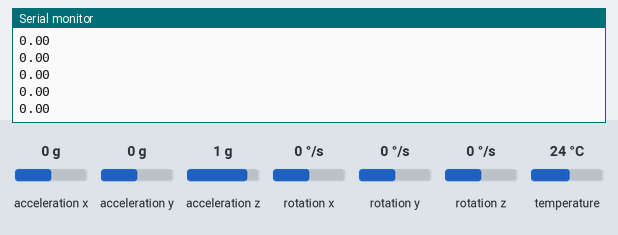
The sketch below on a simulated ESP32. On the bench: the last lines printed to the serial monitor. The test bench sets the inputs (shaded band); at power-on: acceleration x 0 g, acceleration y 0 g, acceleration z 1 g, rotation x 0 °/s, rotation y 0 °/s, rotation z 0 °/s, temperature 24 °C.

Above: at 1.2 s.
1.3 s: acceleration x set to -1.4 g
At 1.36 s:
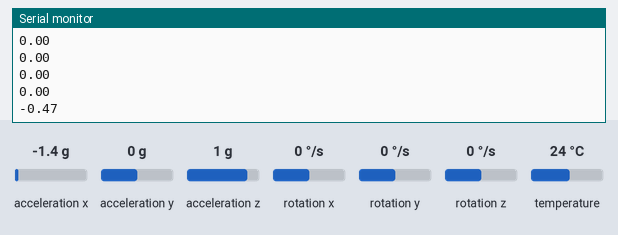
2.8 s: acceleration y set to -1.4 g
At 2.81 s:
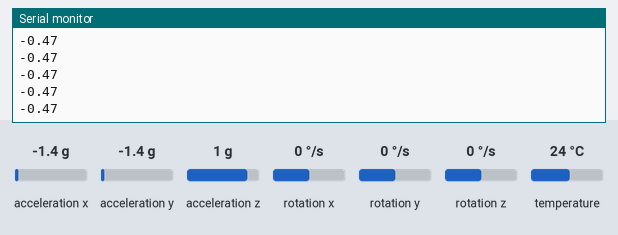
4.3 s: acceleration x set to -0.8 g
At 4.32 s:
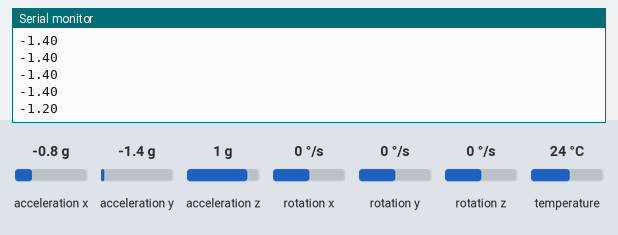
Timing chart, 0 to 7.3 s (numbered marks = the images above; inputs shaded):
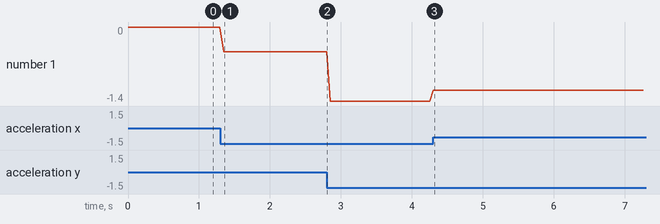

Measured:
- after the input at 1.3 s, the serial monitor: prints a new line after 0.05 s (image 1)
- after the input at 4.3 s, the serial monitor: prints a new line at once (image 3)
- plotted number 1: 0 → -0.47 after the input at 1.3 s, -0.47 → -1.4 after the input at 2.8 s, -1.4 → -1.2 after the input at 4.3 s

The sketch:

imu.ino
```cpp
#include <Wire.h>
#include <MPU6050.h>

#define SDA_PIN 21
#define SCL_PIN 22

MPU6050 mpu;

void setup() {
  Serial.begin(115200);
  Wire.begin(SDA_PIN, SCL_PIN);

  Serial.println("Iniciando MPU6050...");
  mpu.initialize();

  if (mpu.testConnection()) {
    Serial.println("MPU6050 conectado correctamente ✓");
  } else {
    Serial.println("ERROR: No se detecta el MPU6050, revisa el cableado");
    while (true); // Detener si no hay conexión
  }
}

void loop() {
  int16_t ax, ay, az;  // Acelerómetro crudo
  int16_t gx, gy, gz;  // Giroscopio crudo

  mpu.getMotion6(&ax, &ay, &az, &gx, &gy, &gz);

  // Convertir a unidades reales
  float accelX = ax / 16384.0;  // ±2g por defecto → 16384 LSB/g
  float accelY = ay / 16384.0;
  float accelZ = az / 16384.0;

  float gyroX = gx / 131.0;    // ±250°/s por defecto → 131 LSB/°/s
  float gyroY = gy / 131.0;
  float gyroZ = gz / 131.0;

  // Temperatura interna del chip
  float temp = mpu.getTemperature() / 340.0 + 36.53;

  Serial.println((accelX+accelY+accelY)/3);

  delay(50);
}
```
